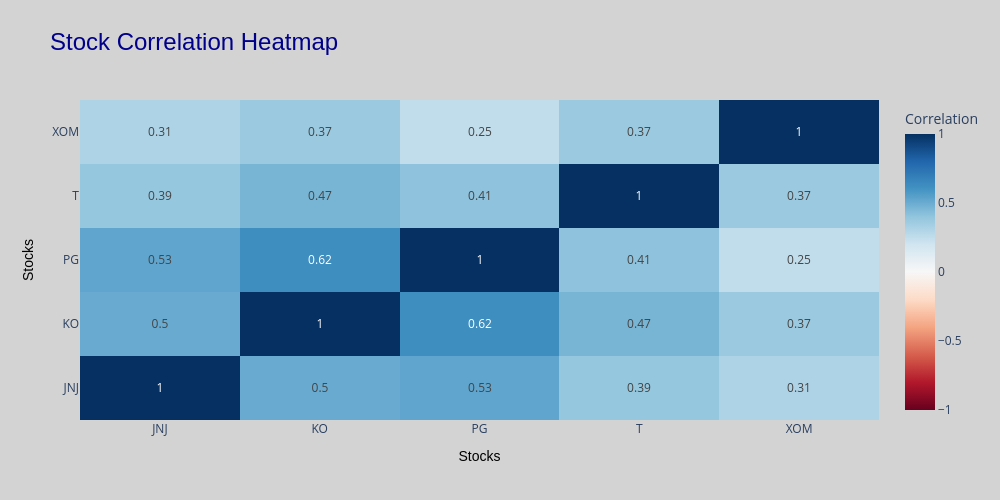

Notebook source saved alongside this figure:
### Code cell
fig = go.Figure()

fig.add_trace(go.Heatmap(
    z=corr_matrix.values,
    x=corr_matrix.columns.tolist(),
    y=corr_matrix.columns.tolist(),
    colorscale="RdBu",
    zmin=-1,
    zmax=1,
    text=corr_matrix.round(2).values,
    texttemplate="%{text}",
    showscale=True,
    colorbar=dict(title="Correlation")
))

fig.update_layout(
    title=dict(
        text="Stock Correlation Heatmap",
        font=dict(size=24, color="darkblue", family= "Arial")
    ),
    xaxis_title=dict(
        text="Stocks",
        font=dict(size=14, color="black", family="Arial")
    ),
    yaxis_title =dict(
        text="Stocks",
        font=dict(size=14, color="black", family="Arial")
    ),
    plot_bgcolor= "white",
    paper_bgcolor="lightgrey",
    width=1000,
    height=500
)
fig.show()

### Figure 1 — Plotly figure (JSON) as saved in the notebook; plotly's stock layout.template omitted (floating-point values rounded to 4 significant figures)
{"data": [{"colorbar": {"title": {"text": "Correlation"}}, "colorscale": [[0, "rgb(103,0,31)"], [0.1, "rgb(178,24,43)"], [0.2, "rgb(214,96,77)"], [0.3, "rgb(244,165,130)"], [0.4, "rgb(253,219,199)"], [0.5, "rgb(247,247,247)"], [0.6, "rgb(209,229,240)"], [0.7, "rgb(146,197,222)"], [0.8, "rgb(67,147,195)"], [0.9, "rgb(33,102,172)"], [1, "rgb(5,48,97)"]], "showscale": true, "text": [[1.0, 0.5, 0.53, 0.39, 0.31], [0.5, 1.0, 0.62, 0.47, 0.37], [0.53, 0.62, 1.0, 0.41, 0.25], [0.39, 0.47, 0.41, 1.0, 0.37], [0.31, 0.37, 0.25, 0.37, 1.0]], "texttemplate": "%{text}", "type": "heatmap", "x": ["JNJ", "KO", "PG", "T", "XOM"], "y": ["JNJ", "KO", "PG", "T", "XOM"], "z": [[1.0, 0.5038, 0.5277, 0.3889, 0.3107], [0.5038, 1.0, 0.6225, 0.466, 0.3736], [0.5277, 0.6225, 1.0, 0.4107, 0.2514], [0.3889, 0.466, 0.4107, 1.0, 0.3743], [0.3107, 0.3736, 0.2514, 0.3743, 1.0]], "zmax": 1, "zmin": -1}], "layout": {"height": 500, "paper_bgcolor": "lightgrey", "plot_bgcolor": "white", "title": {"font": {"color": "darkblue", "family": "Arial", "size": 24}, "text": "Stock Correlation Heatmap"}, "width": 1000, "xaxis": {"title": {"font": {"color": "black", "family": "Arial", "size": 14}, "text": "Stocks"}}, "yaxis": {"title": {"font": {"color": "black", "family": "Arial", "size": 14}, "text": "Stocks"}}}}
